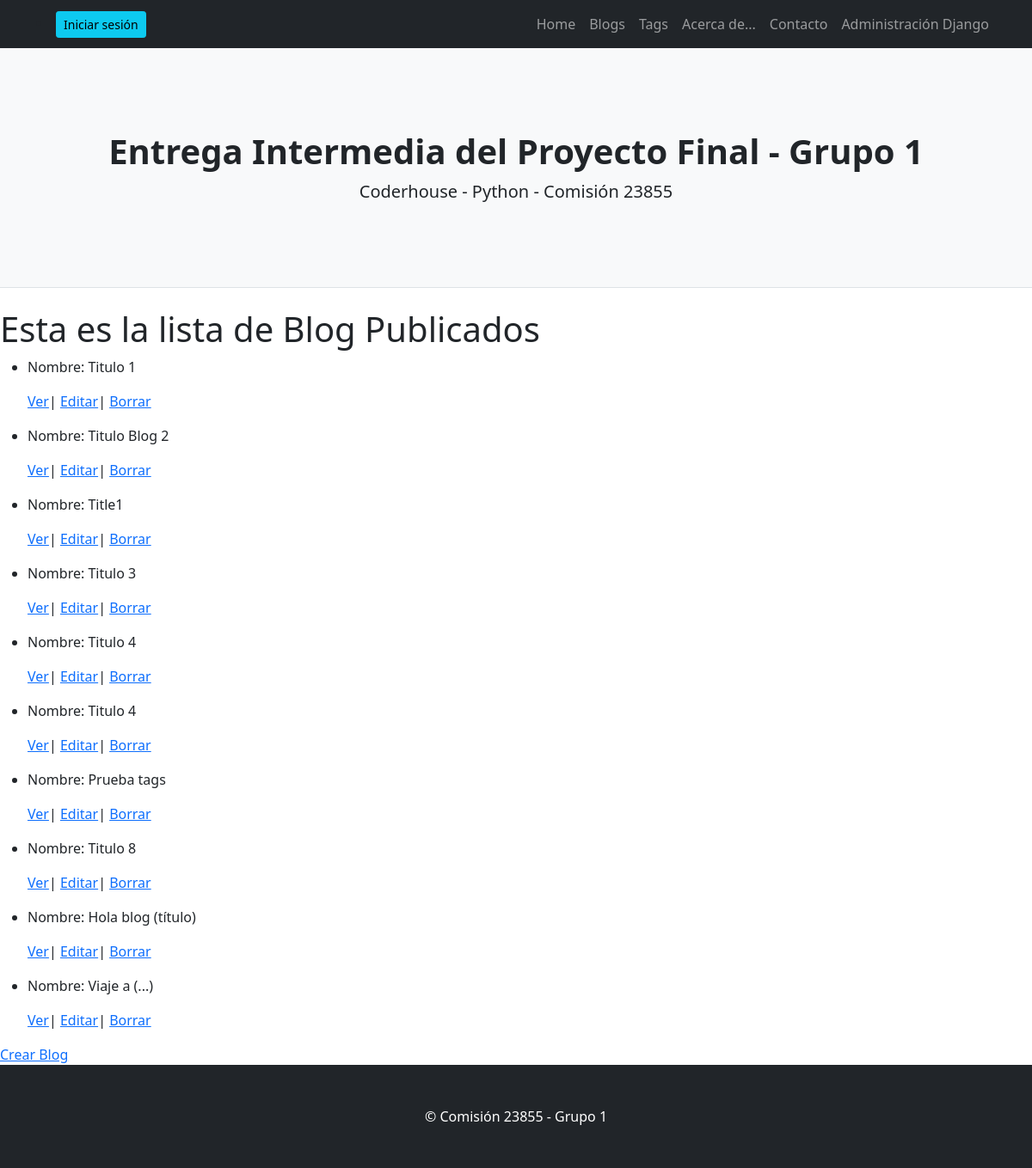
Before: /AppProyecto1/blog_lista/ with the older database file.
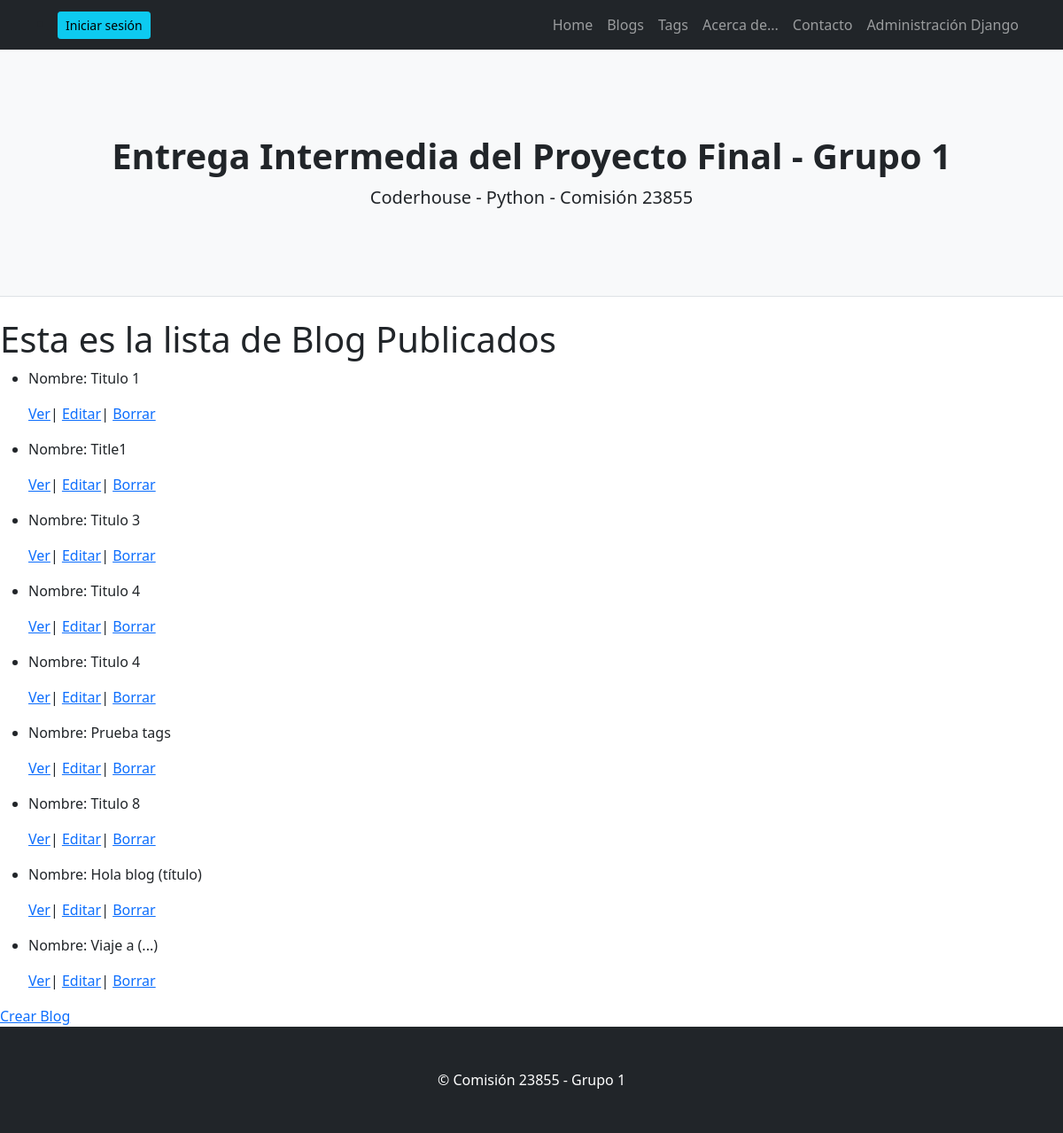
After: the same page with the newer database file.
### AppProyecto1/models.py (models this page shows, shortened)
class Blog(models.Model):
    title=models.CharField(max_length=40)
    subtitle=models.CharField(max_length=40)
    body=models.TextField()
    tag=models.ManyToManyField(Tag) #Este many to many crea la tabla blog_tag en la base

### AppProyecto1/views.py (the view)
# urls.py: path("blog_lista/",views.BlogLista.as_view(), name= 'BlogList'),
class BlogLista(ListView):
    model = Blog
    template_name = "AppProyecto1/blog_lista.html"

### AppProyecto1/templates/AppProyecto1/blog_lista.html
{% extends 'AppProyecto1/padre.html' %}
{% load static %}
{% block contenidoQueCambia %}
<h1>Esta es la lista de Blog Publicados</h1>
<ul>
    {% for blog in object_list %}
        <li>
            <p>Nombre: {{blog.title}}</p>
            <p>
                <a href="{% url 'BlogDetail' blog.id %}">Ver</a>|
                <a href="{% url 'BlogEdit' blog.id %}">Editar</a>|
                <a href="{% url 'BlogDelete' blog.id %}">Borrar</a>
            </p>
        </li>
    {% endfor %}
</ul>
<a href="{% url 'BlogNew' %}">Crear Blog</a>
{% endblock contenidoQueCambia %}

Changed rows visible on the page:
removed Blog: title "Titulo Blog 2"
